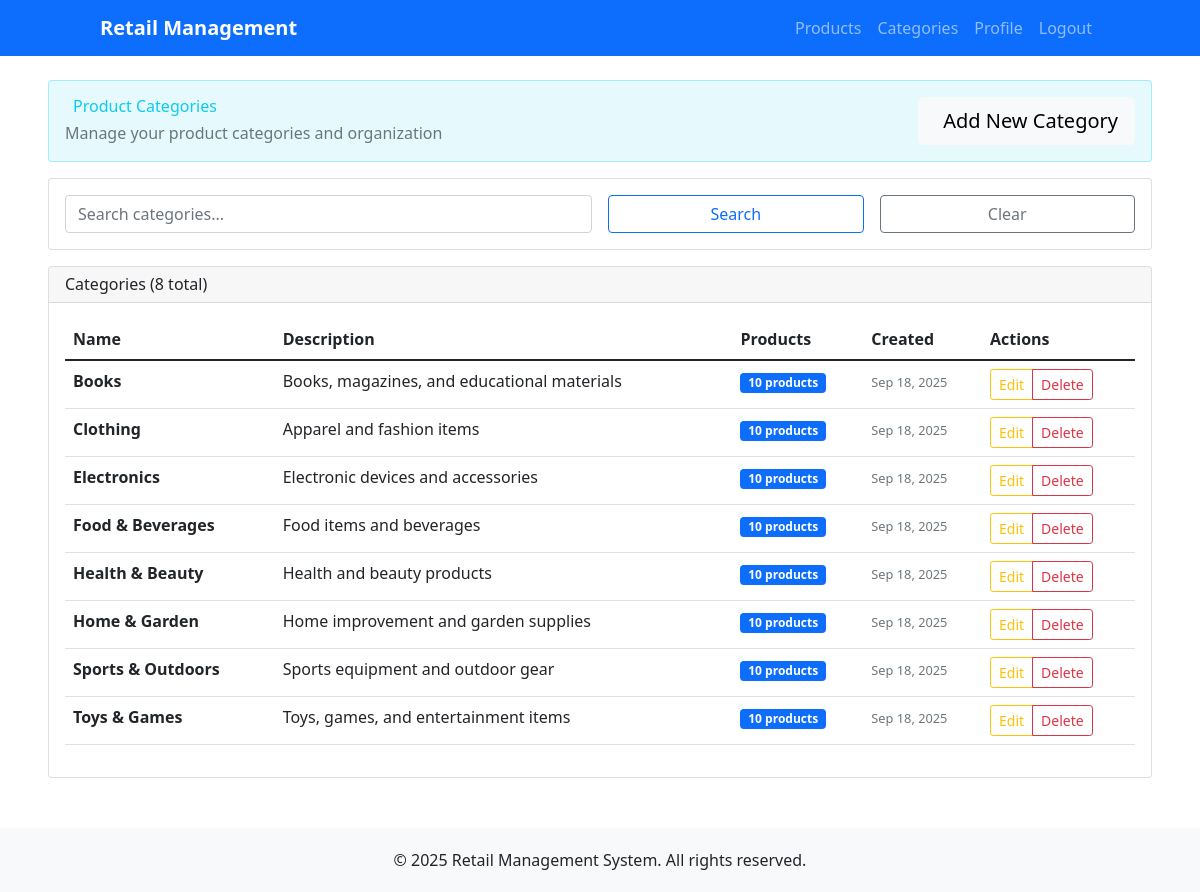
/products/categories/ (signed in), run on the app's committed database.
### products/models.py (models this page shows, shortened)
class Category(models.Model):
    name = models.CharField(max_length=100, unique=True)
    description = models.TextField(blank=True)
    created_at = models.DateTimeField(auto_now_add=True)
    updated_at = models.DateTimeField(auto_now=True)
    class Meta:
        verbose_name_plural = "Categories"
        ordering = ['name']

### products/views.py (the view)
# urls.py: path('categories/', views.category_list, name='category_list'),
@admin_required
def category_list(request):
    categories = Category.objects.all()
    search_query = request.GET.get('search')
    if search_query:
        categories = categories.filter(
            Q(name__icontains=search_query) |
            Q(description__icontains=search_query)
        )
    context = {
        'categories': categories,
    }
    return render(request, 'products/category_list.html', context)

### accounts/context_processors.py (called while the page is built)
def user_admin_status(request):
    if request.user.is_authenticated:
        if request.user.is_superuser:
            return {'user_is_admin': True}
        if hasattr(request.user, 'profile'):
            return {'user_is_admin': request.user.profile.is_admin}
    return {'user_is_admin': False}

def cart_context(request):
    if request.user.is_authenticated:
        from cart.models import Cart
        cart = Cart(request)
        return {
            'cart_total_items': cart.get_total_items(),
            'cart_total_price': cart.get_total_price(),
        }
    return {
        'cart_total_items': 0,
        'cart_total_price': 0,
    }

### accounts/models.py (called while the page is built)
    @property
    def is_admin(self):
        return self.role == 'admin'

### cart/models.py (called while the page is built)
    def __len__(self):
        if self.user:
            return sum(item.quantity for item in CartItem.objects.filter(user=self.user))
        else:
            return sum(item['quantity'] for item in self.cart.values())

    def get_total_price(self):
        if self.user:
            return sum(item.total_price for item in CartItem.objects.filter(user=self.user))
        else:
            return sum(
                float(item['price']) * item['quantity']
                for item in self.cart.values()
            )

    def get_total_items(self):
        return self.__len__()

### templates/products/category_list.html (shortened to what this page needs)
{% extends 'accounts/base.html' %}
{% block content %}
<div class="row">
    <div class="col-12">
        <div class="card" style="background-color: rgba(13, 202, 240, 0.1); border: 1px solid rgba(13, 202, 240, 0.3);" mb-4>
            <div class="card-body">
                <div class="d-flex justify-content-between align-items-center">
                    <div>
                        <h2 class="mb-1 text-info">
                            Product Categories
                        </h2>
                        <p class="mb-0 text-muted">Manage your product categories and organization</p>
                    </div>
                    <a href="{% url 'products:category_create' %}" class="btn btn-light btn-lg">
                        Add New Category
                    </a>
                </div>
            </div>
        </div>
    </div>
</div>
<div class="row mt-3">
    <div class="col-12">
        <div class="card mb-3">
            <div class="card-body">
                <form method="get" class="row g-3">
                    <div class="col-md-6">
                        <input type="text" name="search" class="form-control" placeholder="Search categories..." value="{{ request.GET.search|default:'' }}">
                    </div>
                    <div class="col-md-3">
                        <button type="submit" class="btn btn-outline-primary w-100">Search</button>
                    </div>
                    <div class="col-md-3">
                        <a href="{% url 'products:category_list' %}" class="btn btn-outline-secondary w-100">Clear</a>
                    </div>
                </form>
            </div>
        </div>
        <div class="card">
            <div class="card-header d-flex justify-content-between align-items-center">
                <h5 class="mb-0">Categories ({{ categories.count }} total)</h5>
            </div>
            <div class="card-body">
                {% if categories %}
                    <div class="table-responsive">
                        <table class="table table-hover">
                            <thead>
                                <tr>
                                    <th>Name</th>
                                    <th>Description</th>
                                    <th>Products</th>
                                    <th>Created</th>
                                    <th>Actions</th>
                                </tr>
                            </thead>
                            <tbody>
                                {% for category in categories %}
                                <tr>
                                    <td>
                                        <strong>{{ category.name }}</strong>
                                    </td>
                                    <td>
                                        {% if category.description %}
                                            {{ category.description|truncatewords:15 }}
                                        {% else %}
                                            <em class="text-muted">No description</em>
                                        {% endif %}
                                    </td>
                                    <td>
                                        <span class="badge bg-primary">
                                            {{ category.products.count }} product{{ category.products.count|pluralize }}
                                        </span>
                                    </td>
                                    <td>
                                        <small class="text-muted">{{ category.created_at|date:"M d, Y" }}</small>
                                    </td>
                                    <td>
                                        <div class="btn-group btn-group-sm">
                                            <a href="{% url 'products:category_update' category.pk %}" class="btn btn-outline-warning">Edit</a>
                                            <a href="{% url 'products:category_delete' category.pk %}" class="btn btn-outline-danger">Delete</a>
                                        </div>
                                    </td>
                                </tr>
                                {% endfor %}
                            </tbody>
                        </table>
                    </div>
                {% else %}
                    <div class="text-center py-5">
                        <h5>No categories found</h5>
                        <p class="text-muted">Start by creating your first category!</p>
                        <a href="{% url 'products:category_create' %}" class="btn btn-primary">Add Category</a>
                    </div>
                {% endif %}
            </div>
        </div>
    </div>
</div>
{% endblock %}

### data on the page
Category: name "Books", description "Books, magazines, and educational materials", products.count "10", created_at "Sep 18, 2025"
Category: name "Clothing", description "Apparel and fashion items", products.count "10", created_at "Sep 18, 2025"
Category: name "Electronics", description "Electronic devices and accessories", products.count "10", created_at "Sep 18, 2025"
Category: name "Food & Beverages", description "Food items and beverages", products.count "10", created_at "Sep 18, 2025"
Category: name "Health & Beauty", description "Health and beauty products", products.count "10", created_at "Sep 18, 2025"
Category: name "Home & Garden", description "Home improvement and garden supplies", products.count "10", created_at "Sep 18, 2025"
Category: name "Sports & Outdoors", description "Sports equipment and outdoor gear", products.count "10", created_at "Sep 18, 2025"
Category: name "Toys & Games", description "Toys, games, and entertainment items", products.count "10", created_at "Sep 18, 2025"

### other printed values
{{ categories.count }} "8"
